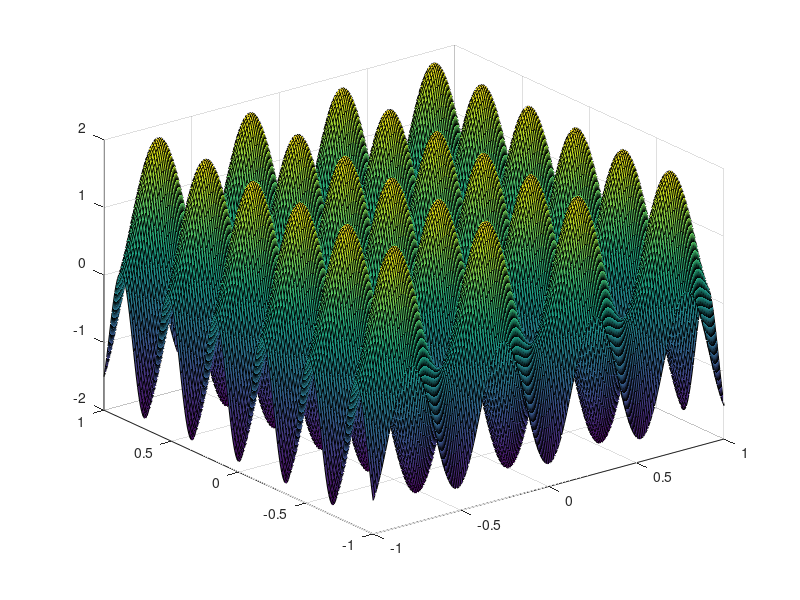

MATLAB code to generate this figure:
clear; clc;

[x1,x2] = meshgrid(-1:0.01:1);
f = x1^2 + x2^2 - cos(12*x1) - cos(18*x2);
surf(x1,x2, f)

Min = min(min(f))

